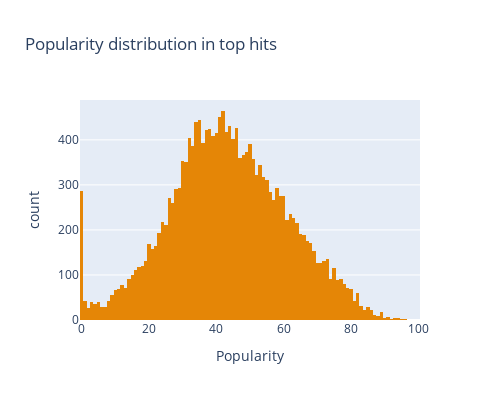
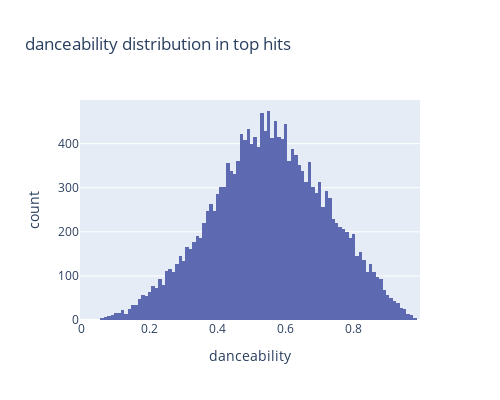
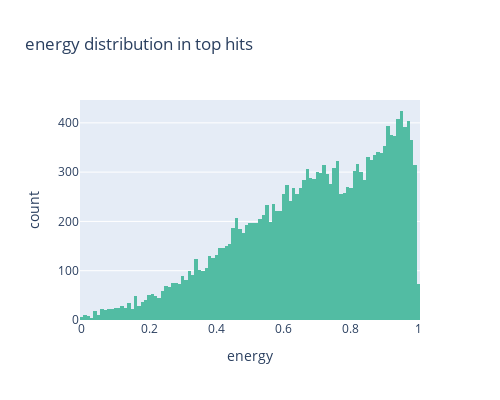

Source (notebook cell) for these figures, in order:
### Code cell
from plotly.subplots import make_subplots

histogram_labels = ['Popularity',
                    'danceability', 
                    'energy'
                   ]

colors = px.colors.qualitative.Vivid
for i in range(len(histogram_labels)):
    fig = px.histogram(df, 
                       histogram_labels[i], 
                       title=f'{histogram_labels[i]} distribution in top hits', 
                       height=400, 
                       width=500,
                       color_discrete_sequence=[colors[i]]
                      )
    iplot(fig)

### Figure 1 — Plotly figure (JSON) as saved in the notebook; plotly's stock layout.template omitted (floating-point values rounded to 4 significant figures; data arrays with more than 128 entries replaced by an {"elided": "..."} marker saying what was removed)
{"data": [{"alignmentgroup": "True", "bingroup": "x", "hovertemplate": "Popularity=%{x}<br>count=%{y}<extra></extra>", "legendgroup": "", "marker": {"color": "rgb(229, 134, 6)", "pattern": {"shape": ""}}, "name": "", "offsetgroup": "", "orientation": "v", "showlegend": false, "type": "histogram", "x": {"elided": "18554 int values"}, "xaxis": "x", "yaxis": "y"}], "layout": {"barmode": "relative", "height": 400, "legend": {"tracegroupgap": 0}, "title": {"text": "Popularity distribution in top hits"}, "width": 500, "xaxis": {"anchor": "y", "domain": [0, 1], "title": {"text": "Popularity"}}, "yaxis": {"anchor": "x", "domain": [0, 1], "title": {"text": "count"}}}}

### Figure 2 — Plotly figure (JSON) as saved in the notebook; plotly's stock layout.template omitted (floating-point values rounded to 4 significant figures; data arrays with more than 128 entries replaced by an {"elided": "..."} marker saying what was removed)
{"data": [{"alignmentgroup": "True", "bingroup": "x", "hovertemplate": "danceability=%{x}<br>count=%{y}<extra></extra>", "legendgroup": "", "marker": {"color": "rgb(93, 105, 177)", "pattern": {"shape": ""}}, "name": "", "offsetgroup": "", "orientation": "v", "showlegend": false, "type": "histogram", "x": {"elided": "18554 float values"}, "xaxis": "x", "yaxis": "y"}], "layout": {"barmode": "relative", "height": 400, "legend": {"tracegroupgap": 0}, "title": {"text": "danceability distribution in top hits"}, "width": 500, "xaxis": {"anchor": "y", "domain": [0, 1], "title": {"text": "danceability"}}, "yaxis": {"anchor": "x", "domain": [0, 1], "title": {"text": "count"}}}}

### Figure 3 — Plotly figure (JSON) as saved in the notebook; plotly's stock layout.template omitted (floating-point values rounded to 4 significant figures; data arrays with more than 128 entries replaced by an {"elided": "..."} marker saying what was removed)
{"data": [{"alignmentgroup": "True", "bingroup": "x", "hovertemplate": "energy=%{x}<br>count=%{y}<extra></extra>", "legendgroup": "", "marker": {"color": "rgb(82, 188, 163)", "pattern": {"shape": ""}}, "name": "", "offsetgroup": "", "orientation": "v", "showlegend": false, "type": "histogram", "x": {"elided": "18554 float values"}, "xaxis": "x", "yaxis": "y"}], "layout": {"barmode": "relative", "height": 400, "legend": {"tracegroupgap": 0}, "title": {"text": "energy distribution in top hits"}, "width": 500, "xaxis": {"anchor": "y", "domain": [0, 1], "title": {"text": "energy"}}, "yaxis": {"anchor": "x", "domain": [0, 1], "title": {"text": "count"}}}}
